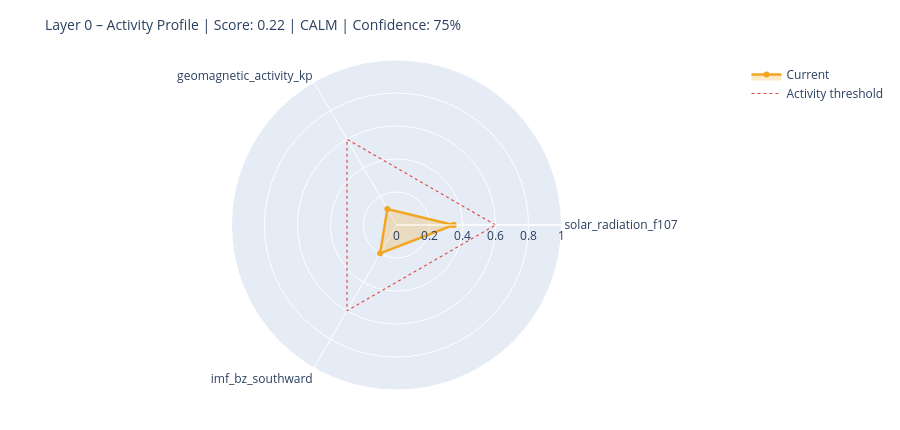

Notebook source saved alongside this figure:
### Markdown cell above
---
## 6. State Assessment & Handoff to Layer 1

### Code cell
# ============================================================
# STEP 1 – Collect raw values with source modes
# Mode: 'primary' | 'fallback_3h' | 'last_valid' | 'missing'
# ============================================================

def safe_last(df, col):
    if df is None or col not in df.columns: return None
    s = df[col].dropna()
    return float(s.iloc[-1]) if not s.empty else None

f107_now = safe_last(df_f107, 'f10.7')
bz_now   = safe_last(df_mag,  'bz_gsm')
kp_now   = safe_last(df_kp,   'kp')
sw_now   = safe_last(df_sw,   'speed')

source_modes = {
    'F10.7':    'primary'  if f107_now is not None else 'missing',
    'Kp':       'primary'  if kp_now   is not None else 'missing',
    'IMF_Bz':   'primary'  if bz_now   is not None else 'missing',
    'SW_speed': 'primary'  if sw_now   is not None else 'missing',
}

# Kp Fallback – 3h endpoint
if kp_now is None:
    try:
        r = requests.get(
            'https://services.swpc.noaa.gov/json/noaa-planetary-k-index.json',
            timeout=10)
        r.raise_for_status()
        fb = pd.DataFrame(r.json())
        tc = next((c for c in fb.columns if 'time' in c.lower()), fb.columns[0])
        kc = next((c for c in fb.columns if 'kp' in c.lower() and c != tc), None)
        if kc:
            fb[kc] = fb[kc].astype(str).str.extract(r'([0-9]+(?:\.[0-9]*)?)')[0]
            fb[kc] = pd.to_numeric(fb[kc], errors='coerce')
            fb = fb[fb[kc] >= 0].dropna(subset=[kc])
            if not fb.empty:
                kp_now = float(fb[kc].iloc[-1])
                source_modes['Kp'] = 'fallback_3h'
                print(f'  Kp fallback (3h): {kp_now:.1f}')
    except Exception as e:
        print(f'  Kp fallback failed: {e}')

# Solar Wind Fallback – last valid value
if sw_now is None and df_sw is not None and 'speed' in df_sw.columns:
    s = df_sw['speed'].dropna()
    if not s.empty:
        sw_now = float(s.iloc[-1])
        source_modes['SW_speed'] = 'last_valid'
        print(f'  SW fallback (last_valid): {sw_now:.0f} km/s')

print()
print('Source modes:', source_modes)

# ============================================================
# STEP 2 – Score from available components only
# ============================================================

def norm(v, lo, hi):
    if v is None: return None
    return max(0.0, min(1.0, (v - lo) / (hi - lo)))

COMPONENTS = {
    'solar_radiation_f107':    (f107_now, norm(f107_now, 60, 250)),
    'geomagnetic_activity_kp': (kp_now,   norm(kp_now,   0,   9)),
    'imf_bz_southward':        (bz_now,   norm(-(bz_now or 0) if bz_now else None, -5, 30)
                                           if bz_now is not None else None),
    'solar_wind_speed':        (sw_now,   norm(sw_now, 300, 800)),
}

available   = {k: v[1] for k, v in COMPONENTS.items() if v[1] is not None}
unavailable = [k for k, v in COMPONENTS.items() if v[1] is None]

layer0_score = round(sum(available.values()) / len(available), 4) if available else None
confidence   = round(len(available) / len(COMPONENTS), 2)

level = ('unknown'  if layer0_score is None
         else 'calm'     if layer0_score < 0.3
         else 'moderate' if layer0_score < 0.6
         else 'active')

# ============================================================
# STEP 3 – Dominant Driver
# ============================================================

def dominant_driver(kp, f107, bz, sw):
    candidates = []
    if kp   is not None and kp   >= 4:   candidates.append(('geomagnetic',    kp / 9))
    if sw   is not None and sw   >= 500:  candidates.append(('solar_wind',     sw / 800))
    if bz   is not None and bz   <= -5:   candidates.append(('imf_southward',  abs(bz) / 30))
    if f107 is not None and f107 >= 150:  candidates.append(('solar_radiation',f107 / 250))
    return max(candidates, key=lambda x: x[1])[0] if candidates else 'none'

driver = dominant_driver(kp_now, f107_now, bz_now, sw_now)

# ============================================================
# STEP 4 – Downstream expectations
# ============================================================

def downstream_expectation(driver, score, kp, bz, f107):
    exp = {
        'magnetosphere':        'calm',
        'ionosphere':           'calm',
        'schumann_resonance':   'unchanged',
        'lithosphere_currents': 'low',
    }
    if driver == 'geomagnetic' or (kp and kp >= 5):
        exp['magnetosphere']        = 'compressed / storm'
        exp['ionosphere']           = 'elevated disturbance (TEC variability)'
        exp['schumann_resonance']   = 'elevated amplitude possible'
        exp['lithosphere_currents'] = 'elevated induction currents'
    elif driver == 'imf_southward' or (bz and bz <= -5):
        exp['magnetosphere']        = 'energy coupling active'
        exp['ionosphere']           = 'elevated electron density possible'
        exp['schumann_resonance']   = 'slight modulation possible'
    elif driver == 'solar_radiation' or (f107 and f107 >= 150):
        exp['ionosphere']           = 'elevated ionization (F-layer)'
        exp['schumann_resonance']   = 'slightly elevated background activity'
    return exp

downstream = downstream_expectation(driver, layer0_score, kp_now, bz_now, f107_now)

# ============================================================
# CONSOLE OUTPUT
# ============================================================

W = 58
print('=' * W)
print('LAYER 0 – STATE ASSESSMENT')
print('=' * W)
for name, (raw_v, score_v) in COMPONENTS.items():
    if score_v is not None:
        bar = '█' * int(score_v * 20) + '░' * (20 - int(score_v * 20))
        print(f'  {name:<35}  {bar}  {score_v:.2f}')
    else:
        print(f'  {name:<35}  {"─" * 20}  n/a')
print('-' * W)
print(f'  Score ({len(available)}/{len(COMPONENTS)} components):  {layer0_score:.3f}')
print(f'  Confidence:         {confidence:.0%}')
print(f'  Level:              {level.upper()}')
print(f'  Dominant Driver:    {driver}')

# Radar chart
cats = list(available.keys())
vals = list(available.values())
if len(cats) >= 3:
    fig = go.Figure()
    fig.add_trace(go.Scatterpolar(
        r=vals + [vals[0]], theta=cats + [cats[0]],
        fill='toself', fillcolor='rgba(242,166,35,0.25)',
        line=dict(color='#F2A623', width=2.5), name='Current'
    ))
    fig.add_trace(go.Scatterpolar(
        r=[0.6] * (len(cats) + 1), theta=cats + [cats[0]],
        line=dict(color='#E24B4A', dash='dot', width=1.2),
        mode='lines', name='Activity threshold'
    ))
    fig.update_layout(
        title=dict(text=f'Layer 0 – Activity Profile | Score: {layer0_score:.2f} | {level.upper()} | Confidence: {confidence:.0%}',
                   font=dict(size=14)),
        polar=dict(radialaxis=dict(visible=True, range=[0, 1])),
        height=430, showlegend=True,
        margin=dict(l=60, r=60, t=60, b=40)
    )
    fig.show()

### Figure 1 — Plotly figure (JSON) as saved in the notebook; plotly's stock layout.template omitted (floating-point values rounded to 4 significant figures)
{"data": [{"fill": "toself", "fillcolor": "rgba(242,166,35,0.25)", "line": {"color": "#F2A623", "width": 2.5}, "name": "Current", "r": [0.3457, 0.1111, 0.1986, 0.3457], "theta": ["solar_radiation_f107", "geomagnetic_activity_kp", "imf_bz_southward", "solar_radiation_f107"], "type": "scatterpolar"}, {"line": {"color": "#E24B4A", "dash": "dot", "width": 1.2}, "mode": "lines", "name": "Activity threshold", "r": [0.6, 0.6, 0.6, 0.6], "theta": ["solar_radiation_f107", "geomagnetic_activity_kp", "imf_bz_southward", "solar_radiation_f107"], "type": "scatterpolar"}], "layout": {"height": 430, "margin": {"b": 40, "l": 60, "r": 60, "t": 60}, "polar": {"radialaxis": {"range": [0, 1], "visible": true}}, "showlegend": true, "title": {"font": {"size": 14}, "text": "Layer 0 – Activity Profile | Score: 0.22 | CALM | Confidence: 75%"}}}
